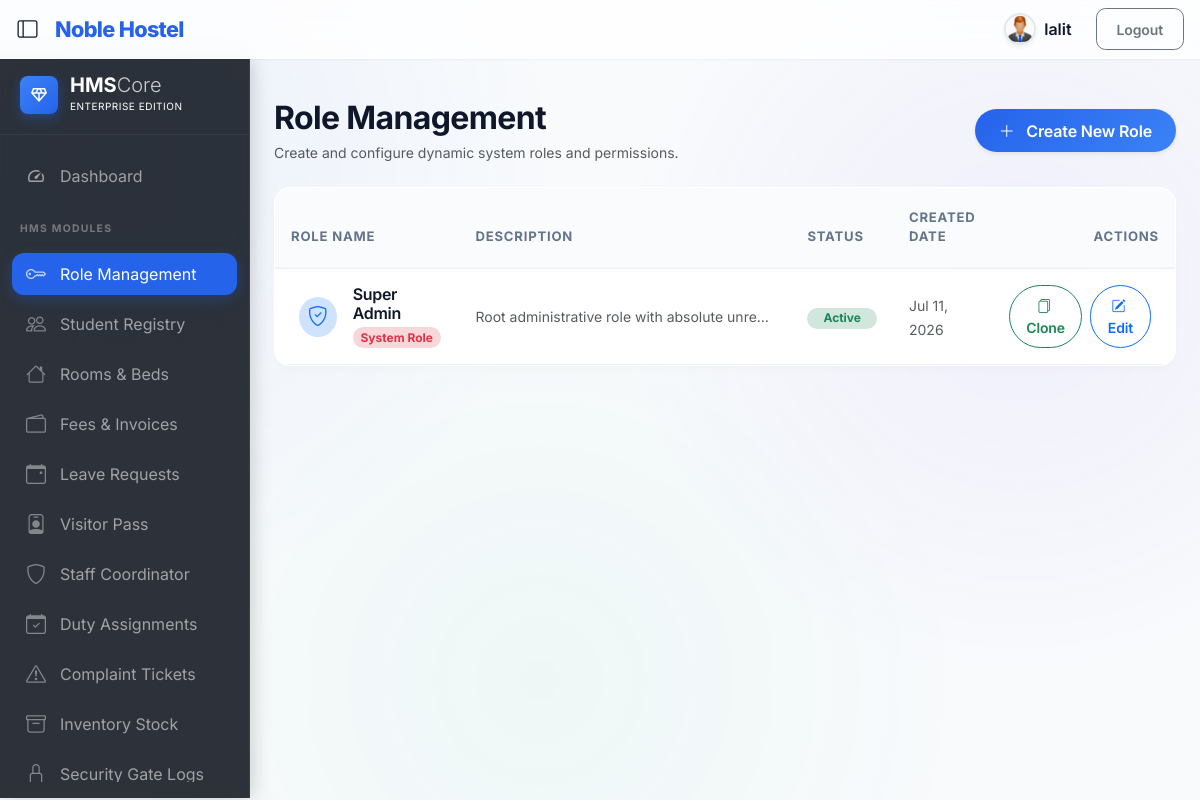
/authentication/roles/ (signed in), run on the app's committed database.
### authentication/models.py (models this page shows, shortened)
class Module(models.Model):
    name = models.CharField(max_length=100, unique=True)
    code = models.SlugField(max_length=100, unique=True)  # e.g. 'student', 'room', 'paybill'
    menu_label = models.CharField(max_length=100, blank=True, help_text="Label shown in sidebar menu")
    icon = models.CharField(max_length=60, blank=True, help_text="Bootstrap icon class e.g. bi-people")
    url_name = models.CharField(max_length=100, blank=True, help_text="Django URL name for the module index page")
    order = models.PositiveSmallIntegerField(default=0, help_text="Sidebar display order (lower = higher)")
    parent_code = models.SlugField(max_length=100, blank=True, help_text="Parent module code for sub-menus")
    class Meta:
        ordering = ['order', 'name']

class Role(models.Model):
    name = models.CharField(max_length=100, unique=True)
    description = models.TextField(blank=True)
    is_active = models.BooleanField(default=True)
    is_superadmin = models.BooleanField(default=False)
    created_at = models.DateTimeField(auto_now_add=True)
    updated_at = models.DateTimeField(auto_now=True)

### authentication/views.py (the view)
# urls.py: path('roles/', role_list, name='role_list'),
@login_required
@role_required('Super Admin')
def role_list(request):
    roles = Role.objects.all().order_by('-created_at')
    return render(request, 'authentication/rbac/role_list.html', {'roles': roles})

### template/authentication/rbac/role_list.html (shortened to what this page needs)
{% extends 'base.html' %}
{% load static %}
{% block content %}
<div class="container-fluid py-4">
    <div class="d-flex justify-content-between align-items-center mb-4">
        <div>
            <h2 class="fw-bold mb-1">Role Management</h2>
            <p class="text-muted small mb-0">Create and configure dynamic system roles and permissions.</p>
        </div>
        <div>
            <a href="{% url 'role_create' %}" class="btn btn-primary rounded-pill px-4 shadow-sm">
                <i class="bi bi-plus-lg me-2"></i> Create New Role
            </a>
        </div>
    </div>
    <div class="card border-0 shadow-sm rounded-4 overflow-hidden">
        <div class="table-responsive">
            <table class="table table-hover align-middle mb-0">
                <thead class="table-light border-bottom">
                    <tr>
                        <th class="ps-4 py-3 text-uppercase fs-xs fw-bold text-secondary">Role Name</th>
                        <th class="py-3 text-uppercase fs-xs fw-bold text-secondary">Description</th>
                        <th class="py-3 text-uppercase fs-xs fw-bold text-secondary">Status</th>
                        <th class="py-3 text-uppercase fs-xs fw-bold text-secondary">Created Date</th>
                        <th class="pe-4 py-3 text-end text-uppercase fs-xs fw-bold text-secondary">Actions</th>
                    </tr>
                </thead>
                <tbody>
                    {% for role in roles %}
                    <tr>
                        <td class="ps-4">
                            <div class="d-flex align-items-center">
                                <div class="avatar-sm rounded-circle bg-primary-subtle text-primary d-flex align-items-center justify-content-center me-3" style="width: 40px; height: 40px;">
                                    <i class="bi bi-shield-check fs-5"></i>
                                </div>
                                <div>
                                    <h6 class="mb-0 fw-semibold">{{ role.name }}</h6>
                                    {% if role.is_superadmin %}
                                    <span class="badge bg-danger-subtle text-danger rounded-pill fs-xs">System Role</span>
                                    {% endif %}
                                </div>
                            </div>
                        </td>
                        <td>
                            <p class="text-muted small mb-0 text-truncate" style="max-width: 300px;">{{ role.description|default:"No description provided." }}</p>
                        </td>
                        <td>
                            {% if role.is_active %}
                            <span class="badge bg-success-subtle text-success rounded-pill px-3">Active</span>
                            {% else %}
                            <span class="badge bg-secondary-subtle text-secondary rounded-pill px-3">Inactive</span>
                            {% endif %}
                        </td>
                        <td>
                            <span class="text-muted small">{{ role.created_at|date:"M d, Y" }}</span>
                        </td>
                        <td class="pe-4 text-end">
                            <div class="d-flex justify-content-end gap-2">
                                <form action="{% url 'role_clone' role.pk %}" method="post" class="d-inline clone-form">
                                    <button type="submit" class="btn btn-sm btn-outline-success rounded-pill px-3 clone-btn" data-role-name="{{ role.name }}">
                                        <i class="bi bi-files me-1"></i> Clone
                                    </button>
                                </form>
                                <a href="{% url 'role_edit' role.pk %}" class="btn btn-sm btn-outline-primary rounded-pill px-3">
                                    <i class="bi bi-pencil-square me-1"></i> Edit
                                </a>
                            </div>
                        </td>
                    </tr>
                    {% endfor %}
                </tbody>
            </table>
        </div>
    </div>
</div>
{% endblock %}

### template/title_nav.html (shortened to what this page needs)
{% load static %}
{% block content %}
<div class="d-flex align-items-center">
  <button id="sidebarToggleBtn" class="btn btn-sm sidebar-toggle-btn me-2 ms-2" type="button" title="Toggle Sidebar" aria-label="Toggle Sidebar">
    <i class="bi bi-layout-sidebar fs-5"></i>
  </button>
  <a class="navbar-brand" href="#">Noble Hostel</a>
</div>
  <div class="navbar-nav ">
    {% if request.user.is_authenticated %}
    <form action="{% url 'logout'%}" method="post" class="nav-item text-nowrap d-flex justify-content-center align-items-center">
      {% if request.user.student and request.user.student.photo %}
        <img src="{{ request.user.student.photo.url }}" class="shadow-sm" style="width: 32px; height: 32px; object-fit: cover; border-radius: 50%; border: 2px solid #e2e8f0;" alt="User">
      {% else %}
        <img src="{% static 'image/User.jpg' %}" class="shadow-sm" style="width: 32px; height: 32px; object-fit: cover; border-radius: 50%; border: 2px solid #e2e8f0;" alt="User">
      {% endif %}
      <a class="nav-link m-2 fw-semibold" href="#">
        {% if request.user.student %}
          {{ request.user.student.name }}
        {% else %}
          {{ request.user.username }}
        {% endif %}
      </a>
      <input class="btn btn-sm btn-outline-secondary m-2 mx-3" type="submit" value="Logout">
    </form>
  {% endif %}
  </div>
{% endblock  %}

### template/side_navbar.html (shortened to what this page needs)
{% load static %}
{% load rbac_tags %}
{% block content %}
<div class="d-none d-md-block p-0 sidebar-wrapper z-2">
    <nav id="sidebarMenu" class="sidebar-pro">
        <div class="sidebar-brand d-flex align-items-center">
            <div class="brand-icon rounded-3 bg-gradient-primary d-flex align-items-center justify-content-center" style="width:38px; height:38px;">
                <span class="material-symbols-outlined text-white fs-5">diamond</span>
            </div>
            <div class="d-flex flex-column">
                <span class="fs-5 fw-bold text-white lh-1 tracking-tighter">HMS<span class="fw-light opacity-75">Core</span></span>
                <span class="text-white opacity-40 mt-1" style="font-size: 0.625rem; letter-spacing: 0.05em; text-transform: uppercase;">Enterprise Edition</span>
            </div>
        </div>
        <ul class="nav flex-column mb-auto">
            {% if is_superadmin or user.profile.role.name == 'Admin' or user.profile.role.name == 'Staff' %}
            <li class="nav-item">
                <a class="nav-link {% if request.resolver_match.url_name == 'superadmin_dashboard' %}active{% endif %}" aria-current="page" href="{% url 'superadmin_dashboard' %}">
                    <span class="material-symbols-outlined">speed</span>
                    <span class="sidebar-label">Dashboard</span>
                </a>
            </li>
            {% endif %}
            {% if user.profile.role.name == 'Student' %}
            <li class="nav-section">
                <span class="section-title">My Profile</span>
            </li>
            <li class="nav-item">
                <a class="nav-link" href="{% url 'student_app:student_profile' %}">
                    <span class="material-symbols-outlined">person</span>
                    <span class="sidebar-label">My Profile</span>
                </a>
            </li>
            <li class="nav-item">
                <a class="nav-link" href="{% url 'student_app:change_password' %}">
                    <span class="material-symbols-outlined">lock</span>
                    <span class="sidebar-label">Change Password</span>
                </a>
            </li>
            <li class="nav-section">
                <span class="section-title">Logistics & Fees</span>
            </li>
            <li class="nav-item">
                <a class="nav-link" href="#">
                    <span class="material-symbols-outlined">bed</span>
                    <span class="sidebar-label">My Room</span>
                </a>
            </li>
            <li class="nav-item">
                <a class="nav-link" href="{% url 'student_app:student_leave_details' %}">
                    <span class="material-symbols-outlined">event_note</span>
                    <span class="sidebar-label">My Leave Requests</span>
                </a>
            </li>
            <li class="nav-item">
                <a class="nav-link" href="{% url 'student_app:food_schedule' %}">
                    <span class="material-symbols-outlined">restaurant</span>
                    <span class="sidebar-label">Food Schedule</span>
                </a>
            </li>
            <li class="nav-item">
                <a class="nav-link" href="{% url 'student_app:student_fee_details' %}">
                    <span class="material-symbols-outlined">receipt_long</span>
                    <span class="sidebar-label">Fee Details</span>
                </a>
            </li>
            {% else %}
            {% if visible_modules %}
            <li class="nav-section">
                <span class="section-title">HMS Modules</span>
            </li>
            {% for module in visible_modules %}
            <li class="nav-item">
                <a class="nav-link {% if request.resolver_match.url_name == module.url_name or request.resolver_match.view_name == module.url_name %}active{% endif %}" href="{% url module.url_name %}" title="{{ module.menu_label }}">
                    {% if "bi-" in module.icon %}
                    <i class="bi {{ module.icon }} opacity-75 fs-5"></i>
                    {% else %}
                    <span class="material-symbols-outlined">{{ module.icon }}</span>
                    {% endif %}
                    <span class="sidebar-label">{{ module.menu_label }}</span>
                </a>
            </li>
            {% endfor %}
            {% endif %}
            {% endif %}
        </ul>
    </nav>
</div>
{% endblock %}

### template/authentication/rbac/role_list.html (style rules this page uses)
.fs-xs { font-size: 0.75rem; }

### data on the page
Module: menu_label "Role Management"
Module: menu_label "Student Registry"
Module: menu_label "Rooms & Beds"
Module: menu_label "Fees & Invoices"
Module: menu_label "Leave Requests"
Module: menu_label "Visitor Pass"
Module: menu_label "Staff Coordinator"
Module: menu_label "Duty Assignments"
Module: menu_label "Complaint Tickets"
Module: menu_label "Inventory Stock"
Module: menu_label "Security Gate Logs"
Role: name "Super Admin", is_superadmin "System Role", description "Root administrative role with absolute unre…", is_active "Active", created_at "Jul 11, 2026"

### other printed values
{{ request.user.username }} "lalit"
